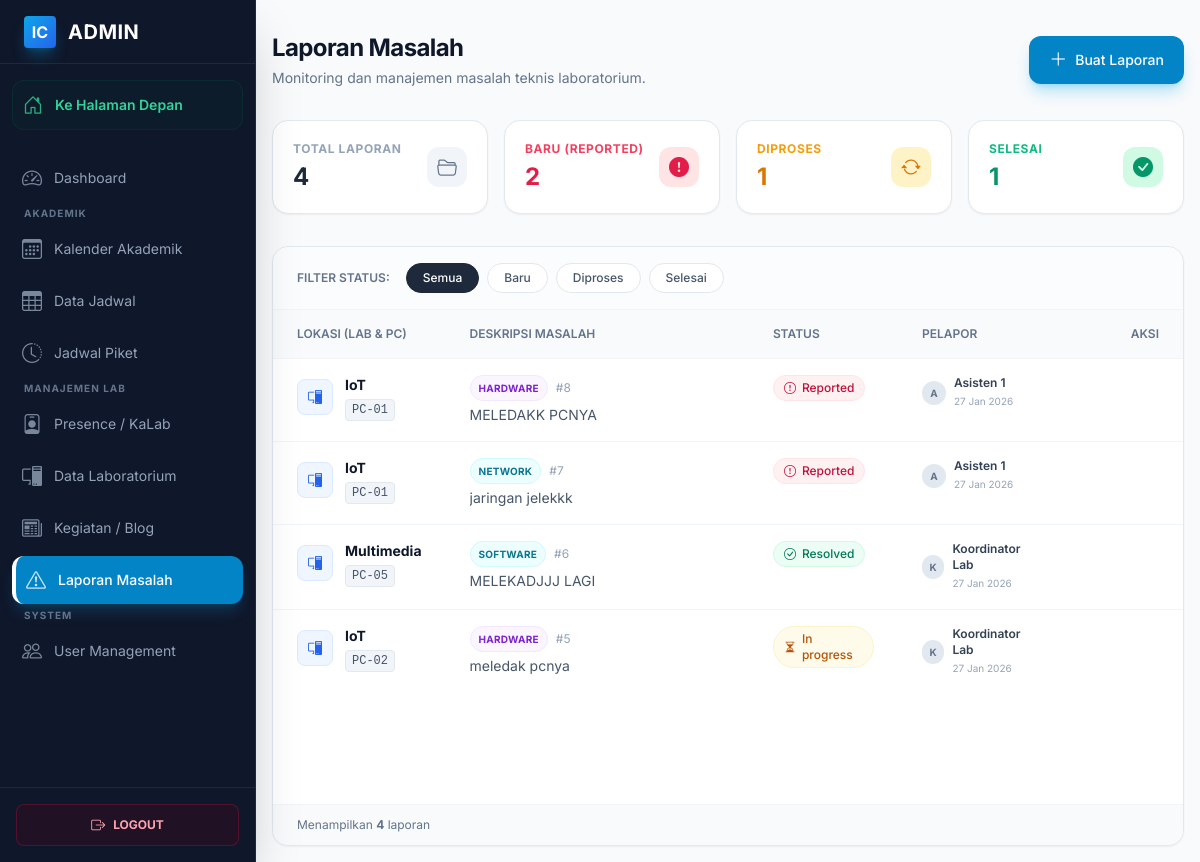
Page /public/admin/problems (signed in) on the earlier database version.
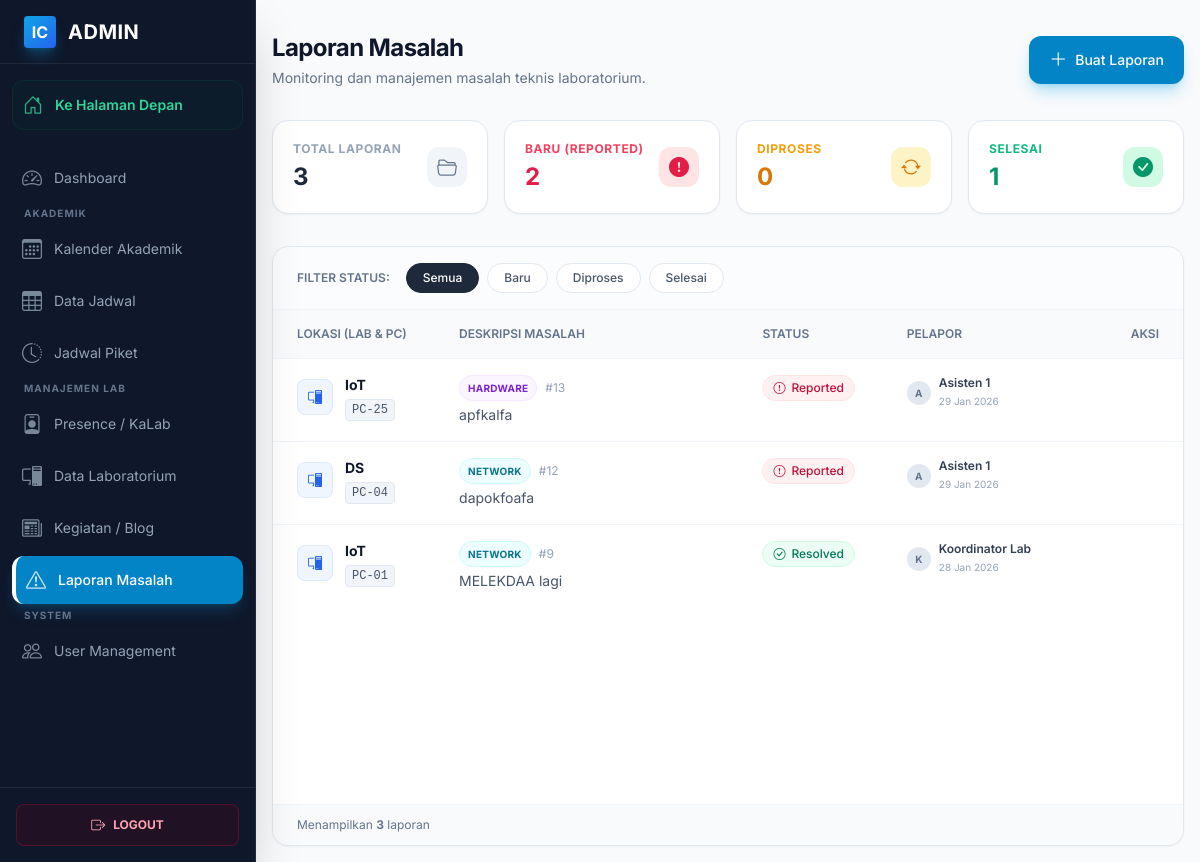
Same page on the later database version.
### tables this page shows
CREATE TABLE `lab_problems` (
  `id` int(11) NOT NULL AUTO_INCREMENT,
  `laboratory_id` int(11) NOT NULL,
  `pc_number` varchar(50) DEFAULT NULL,
  `problem_type` enum('hardware','software','network','other') NOT NULL,
  `description` text NOT NULL,
  `status` enum('reported','in_progress','resolved') DEFAULT 'reported',
  `reported_by` int(11) NOT NULL,
  `assigned_to` int(11) DEFAULT NULL,
  `reported_at` timestamp NOT NULL DEFAULT current_timestamp(),
  `started_at` datetime DEFAULT NULL,
  `completed_at` datetime DEFAULT NULL,
  PRIMARY KEY (`id`),
  KEY `reported_by` (`reported_by`),
  KEY `idx_lab_problems_status` (`status`),
  KEY `idx_lab_problems_lab` (`laboratory_id`),
  KEY `fk_lab_problems_assigned` (`assigned_to`),
  CONSTRAINT `fk_lab_problems_assigned` FOREIGN KEY (`assigned_to`) REFERENCES `users` (`id`) ON DELETE SET NULL,
  CONSTRAINT `lab_problems_ibfk_1` FOREIGN KEY (`laboratory_id`) REFERENCES `laboratories` (`id`) ON DELETE CASCADE,
  CONSTRAINT `lab_problems_ibfk_2` FOREIGN KEY (`reported_by`) REFERENCES `users` (`id`) ON DELETE CASCADE
);

CREATE TABLE `laboratories` (
  `id` int(11) NOT NULL AUTO_INCREMENT,
  `lab_name` varchar(100) NOT NULL,
  `image` varchar(255) DEFAULT NULL,
  `description` text DEFAULT NULL,
  `pc_count` int(11) DEFAULT 0,
  `tv_count` int(11) DEFAULT 0,
  `capacity` int(11) DEFAULT 0,
  `status` enum('active','maintenance','inactive') DEFAULT 'active',
  `location` varchar(100) DEFAULT NULL,
  `building` varchar(50) DEFAULT NULL,
  `floor` varchar(10) DEFAULT NULL,
  `room_number` varchar(20) DEFAULT NULL,
  PRIMARY KEY (`id`)
);

CREATE TABLE `users` (
  `id` int(11) NOT NULL AUTO_INCREMENT,
  `name` varchar(100) NOT NULL,
  `email` varchar(100) NOT NULL,
  `phone` varchar(20) DEFAULT NULL,
  `password` varchar(255) NOT NULL,
  `role_id` int(11) NOT NULL,
  `status` enum('active','inactive') DEFAULT 'active',
  `created_at` timestamp NOT NULL DEFAULT current_timestamp(),
  PRIMARY KEY (`id`),
  UNIQUE KEY `email` (`email`),
  KEY `idx_users_email` (`email`),
  KEY `idx_users_role` (`role_id`),
  CONSTRAINT `users_ibfk_1` FOREIGN KEY (`role_id`) REFERENCES `roles` (`id`)
);

### app/views/admin/problems/list.php (the view, shortened to what the changed rows need)
<?php include APP_PATH . '/views/layouts/header.php'; ?>
<div class="antialiased bg-slate-50 min-h-screen">
    <main class="p-4 sm:ml-64 pt-8 transition-all duration-300">
        <div class="max-w-7xl mx-auto">
            <div class="flex flex-col sm:flex-row justify-between items-start sm:items-center mb-8 gap-4">
                <div>
                    <h1 class="text-2xl font-bold tracking-tight text-slate-900">Laporan Masalah</h1>
                </div>
            </div>
            <?php if (isset($statistics)): ?>
            <div class="grid grid-cols-1 sm:grid-cols-2 lg:grid-cols-4 gap-4 mb-8">
                <div
                    class="bg-white p-5 rounded-2xl shadow-sm border border-slate-200 flex items-center justify-between hover:shadow-md transition-shadow">
                    <div>
                        <p class="text-xs font-bold text-slate-400 uppercase tracking-wider">Total Laporan</p>
                        <h3 class="text-2xl font-bold text-slate-800 mt-1"><?= $statistics['total'] ?? 0 ?></h3>
                    </div>
                    <div class="w-10 h-10 rounded-xl bg-slate-100 text-slate-500 flex items-center justify-center">
                        <i class="bi bi-folder2-open text-xl"></i>
                    </div>
                </div>
                <div
                    class="bg-white p-5 rounded-2xl shadow-sm border border-slate-200 flex items-center justify-between hover:shadow-md transition-shadow relative overflow-hidden group">
                    <div class="relative z-10">
                        <p class="text-xs font-bold text-rose-500 uppercase tracking-wider">Baru (Reported)</p>
                        <h3 class="text-2xl font-bold text-rose-600 mt-1"><?= $statistics['reported'] ?? 0 ?></h3>
                    </div>
                    <div
                        class="relative z-10 w-10 h-10 rounded-xl bg-rose-100 text-rose-600 flex items-center justify-center">
                        <i class="bi bi-exclamation-circle-fill text-xl"></i>
                    </div>
                </div>
                <div
                    class="bg-white p-5 rounded-2xl shadow-sm border border-slate-200 flex items-center justify-between hover:shadow-md transition-shadow relative overflow-hidden group">
                    <div class="relative z-10">
                        <p class="text-xs font-bold text-amber-500 uppercase tracking-wider">Diproses</p>
                        <h3 class="text-2xl font-bold text-amber-600 mt-1"><?= $statistics['in_progress'] ?? 0 ?></h3>
                    </div>
                    <div
                        class="relative z-10 w-10 h-10 rounded-xl bg-amber-100 text-amber-600 flex items-center justify-center">
                        <i class="bi bi-arrow-repeat text-xl"></i>
                    </div>
                </div>
                <div
                    class="bg-white p-5 rounded-2xl shadow-sm border border-slate-200 flex items-center justify-between hover:shadow-md transition-shadow relative overflow-hidden group">
                    <div class="relative z-10">
                        <p class="text-xs font-bold text-emerald-500 uppercase tracking-wider">Selesai</p>
                        <h3 class="text-2xl font-bold text-emerald-600 mt-1"><?= $statistics['resolved'] ?? 0 ?></h3>
                    </div>
                    <div
                        class="relative z-10 w-10 h-10 rounded-xl bg-emerald-100 text-emerald-600 flex items-center justify-center">
                        <i class="bi bi-check-circle-fill text-xl"></i>
                    </div>
                </div>
            </div>
            <?php endif; ?>
            <div
                class="bg-white border border-slate-200 rounded-2xl shadow-sm overflow-hidden flex flex-col min-h-[600px]">
                <div class="overflow-x-auto w-full">
                    <table class="w-full text-sm text-left text-slate-600">
                        <thead class="text-xs text-slate-500 uppercase bg-slate-50 border-b border-slate-100">
                            <tr>
                                <th scope="col" class="px-6 py-4 font-semibold">Lokasi (Lab & PC)</th>
                                <th scope="col" class="px-6 py-4 font-semibold w-1/3">Deskripsi Masalah</th>
                                <th scope="col" class="px-6 py-4 font-semibold">Status</th>
                                <th scope="col" class="px-6 py-4 font-semibold">Pelapor</th>
                                <th scope="col" class="px-6 py-4 font-semibold text-right">Aksi</th>
                            </tr>
                        </thead>
                        <tbody class="divide-y divide-slate-100">
                            <?php if (!empty($problems)): ?>
                            <?php foreach ($problems as $problem): ?>
                            <tr class="group hover:bg-slate-50/80 transition-colors duration-200">
                                <td class="px-6 py-4 align-top">
                                    <div class="flex items-start gap-3">
                                        <div
                                            class="w-9 h-9 rounded-lg bg-blue-50 text-blue-600 flex items-center justify-center shrink-0 border border-blue-100 mt-1">
                                            <i class="bi bi-pc-display"></i>
                                        </div>
                                        <div>
                                            <div class="font-bold text-slate-900"><?= e($problem['lab_name']) ?></div>
                                            <div
                                                class="inline-flex items-center gap-1 mt-1 text-xs font-mono bg-slate-100 px-1.5 py-0.5 rounded text-slate-600 border border-slate-200">
                                                PC-<?= e($problem['pc_number']) ?>
                                            </div>
                                        </div>
                                    </div>
                                </td>
                                <td class="px-6 py-4 align-top">
                                    <div class="flex flex-col gap-1">
                                        <div class="flex items-center gap-2">
                                            <span
                                                class="text-[10px] font-bold uppercase tracking-wide px-2 py-0.5 rounded-full border
                                                        <?= strtolower($problem['problem_type']) == 'hardware' ? 'bg-purple-50 text-purple-700 border-purple-100' : 'bg-cyan-50 text-cyan-700 border-cyan-100' ?>">
                                                <?= strtoupper($problem['problem_type']) ?>
                                            </span>
                                            <span class="text-xs text-slate-400">#<?= $problem['id'] ?></span>
                                        </div>
                                        <p class="text-slate-600 line-clamp-2 leading-relaxed text-xs sm:text-sm">
                                            <?= e($problem['description']) ?>
                                        </p>
                                    </div>
                                </td>
                                <td class="px-6 py-4 align-top">
                                    <?php
                                            $status = strtolower($problem['status']);
                                            $badgeClass = match ($status) {
                                                'reported' => 'bg-rose-50 text-rose-700 border-rose-100',
                                                'in_progress' => 'bg-amber-50 text-amber-700 border-amber-100',
                                                'resolved' => 'bg-emerald-50 text-emerald-700 border-emerald-100',
                                                default => 'bg-slate-50 text-slate-700 border-slate-100'
                                            };
                                            $icon = match ($status) {
                                                'reported' => 'bi-exclamation-circle',
                                                'in_progress' => 'bi-hourglass-split',
                                                'resolved' => 'bi-check-circle',
                                                default => 'bi-circle'
                                            };
                                            ?>
                                    <span
                                        class="inline-flex items-center gap-1.5 px-2.5 py-1 rounded-full text-xs font-medium border <?= $badgeClass ?>">
                                        <i class="bi <?= $icon ?>"></i>
                                        <?= ucfirst(str_replace('_', ' ', $status)) ?>
                                    </span>
                                </td>
                                <td class="px-6 py-4 align-top">
                                    <div class="flex items-center gap-2">
                                        <div
                                            class="w-6 h-6 rounded-full bg-slate-200 flex items-center justify-center text-[10px] font-bold text-slate-500">
                                            <?= strtoupper(substr($problem['reporter_name'], 0, 1)) ?>
                                        </div>
                                        <div class="flex flex-col">
                                            <span
                                                class="text-xs font-semibold text-slate-700"><?= e($problem['reporter_name']) ?></span>
                                            <span
                                                class="text-[10px] text-slate-400"><?= date('d M Y', strtotime($problem['reported_at'])) ?></span>
                                        </div>
                                    </div>
                                </td>
                                <td class="px-6 py-4 text-right align-middle">
                                </td>
                            </tr>
                            <?php endforeach; ?>
                            <?php endif; ?>
                        </tbody>
                    </table>
                </div>
                <?php if (!empty($problems)): ?>
                <div
                    class="mt-auto border-t border-slate-100 bg-slate-50 px-6 py-3 text-xs text-slate-500 flex justify-between items-center">
                    <span>Menampilkan <strong><?= count($problems) ?></strong> laporan</span>
                </div>
                <?php endif; ?>
            </div>
        </div>
    </main>
</div>
<?php include APP_PATH . '/views/admin/layouts/footer.php'; ?>

Differences in the rows shown:
removed lab_problems: laboratory.lab_name "IoT", pc_number "01", problem_type "HARDWARE", id "8", description "MELEDAKK PCNYA", status "Reported", reported_by.name "A", reported_by.name "Asisten 1", reported_at "27 Jan 2026"
removed lab_problems: laboratory.lab_name "IoT", pc_number "01", problem_type "NETWORK", id "7", description "jaringan jelekkk", status "Reported", reported_by.name "A", reported_by.name "Asisten 1", reported_at "27 Jan 2026"
removed lab_problems: laboratory.lab_name "Multimedia", pc_number "05", problem_type "SOFTWARE", id "6", description "MELEKADJJJ LAGI", status "Resolved", reported_by.name "K", reported_by.name "Koordinator Lab", reported_at "27 Jan 2026"
removed lab_problems: laboratory.lab_name "IoT", pc_number "02", problem_type "HARDWARE", id "5", description "meledak pcnya", status "In progress", reported_by.name "K", reported_by.name "Koordinator Lab", reported_at "27 Jan 2026"
added lab_problems: laboratory.lab_name "IoT", pc_number "25", problem_type "HARDWARE", id "13", description "apfkalfa", status "Reported", reported_by.name "A", reported_by.name "Asisten 1", reported_at "29 Jan 2026"
added lab_problems: laboratory.lab_name "DS", pc_number "04", problem_type "NETWORK", id "12", description "dapokfoafa", status "Reported", assigned_to.name "A", assigned_to.name "Asisten 1", reported_at "29 Jan 2026"
added lab_problems: laboratory.lab_name "IoT", pc_number "01", problem_type "NETWORK", id "9", description "MELEKDAA lagi", status "Resolved", reported_by.name "K", reported_by.name "Koordinator Lab", reported_at "28 Jan 2026"
Other differences:
$statistics['total']: "4" → "3"
$statistics['in_progress']: "1" → "0"
count($problems): "4" → "3"
